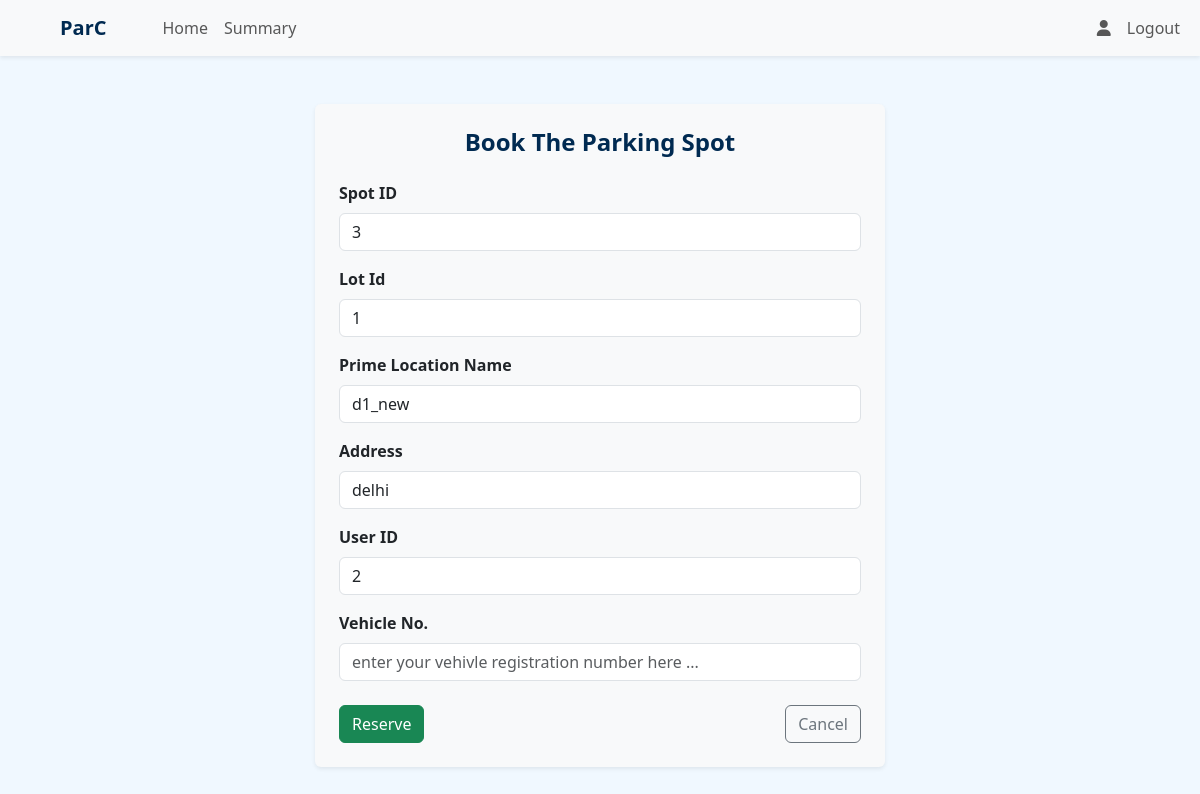
Page /user/book_spot/1 (signed in) on the earlier database version.
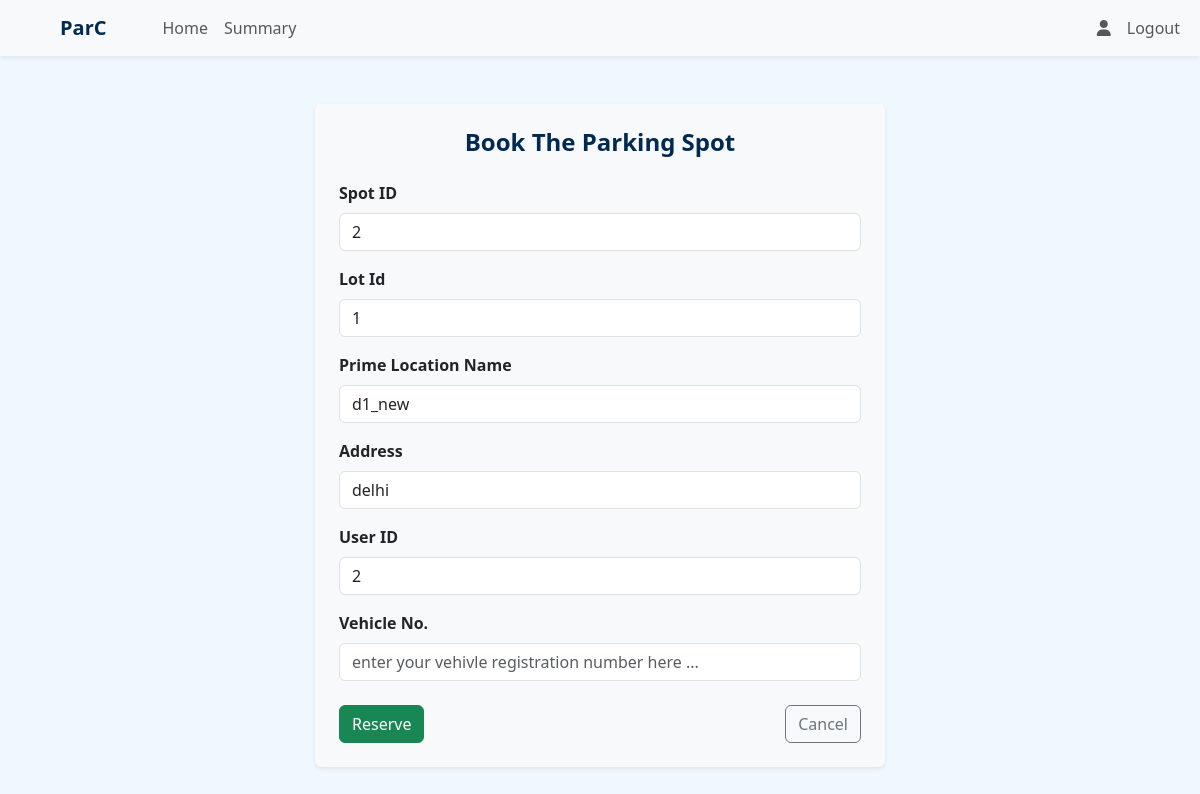
Same page on the later database version.
### application/models.py (models this page shows)
class ParkingSpot(db.Model):
    id = db.Column(db.Integer, primary_key = True)
    lot_id = db.Column(db.Integer, db.ForeignKey('parking_lot.id'), nullable = False)
    status = db.Column(db.String, nullable = False, default = 'available')
    reservations = db.relationship('Reservation', backref = 'spot', cascade = 'all, delete')

### application/routes.py (the view)
@app.route('/user/book_spot/<int:lot_id>')
@auth_required()
@roles_required('user')
def book_spot(lot_id):
    user = current_user
    spot = ParkingSpot.query.filter_by(lot_id = lot_id, status="available").first()
    if not spot:
        flash("no available parking spots found", "danger")
        return redirect(url_for('user_dashboard'))
    return render_template('book_spot.html', spot=spot, user=user)

### templates/book_spot.html (shortened to what this page needs)
{% extends "user_dashboard.html" %}
{% block content %}
<div class="container my-5">
    <div class="row justify-content-center">
        <div class="col-md-6 bg-light p-4 rounded shadow-sm">
            <h4 class="text-center fw-bold mb-4">Book The Parking Spot</h4>
            <form action="{{url_for('reserve_spot', spot_id=spot.id)}}" method="post">
                <div class="mb-3">
                    <label for="spot_id" class="form-label fw-semibold">Spot ID</label>
                    <input type="text" class="form-control" id="spot_id" name="spot_id" value="{{spot.id}}" readonly>
                </div>
                <div class="mb-3">
                    <label for="lot_id" class="form-label fw-semibold">Lot Id</label>
                    <input type="text" class="form-control" id="lot_id" name="lot_id" value="{{spot.lot_id}}" readonly>
                </div>
                <div class="mb-3">
                    <label for="pl_name" class="form-label fw-semibold">Prime Location Name</label>
                    <input type="text" class="form-control" id="pl_name" name="pl_name" value="{{spot.lot.pl_name}}"
                        readonly>
                </div>
                <div class="mb-3">
                    <label for="address" class="form-label fw-semibold">Address</label>
                    <input type="text" class="form-control" id="address" name="address" value="{{spot.lot.address}}"
                        readonly>
                </div>
                <div class="mb-3">
                    <label for="user_id" class="form-label fw-semibold">User ID</label>
                    <input type="text" class="form-control" id="user_id" name="user_id" value="{{user.id}}" readonly>
                </div>
                <div class="mb-3">
                    <label for="vrn" class="form-label fw-semibold">Vehicle No.</label>
                    <input type="text" class="form-control" id="vrn" name="vrn"
                        placeholder="enter your vehivle registration number here ..." required>
                </div>
                <div class="mt-4 d-flex justify-content-between">
                    <button type="submit" class="btn btn-success">Reserve</button>
                    <a href="javascript:history.back()" class="btn btn-outline-secondary">Cancel</a>
                </div>
            </form>
        </div>
    </div>
</div>
{% endblock %}

Differences in the rows shown:
no longer on this page (row unchanged): ParkingSpot: spot_id "3", lot_id "1"
now on this page (row edited): ParkingSpot: spot_id "2", lot_id "1"
